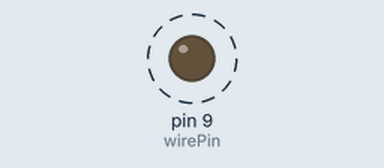
The sketch below on a simulated Arduino Uno, built with avr-gcc and run on an emulated ATmega328P. Parts: output pins drawn as LEDs (lit = HIGH). Dashed ring = blinking. What the sketch prints to the serial monitor is not drawn.

Above: at 0.2 s.
Timing chart, 0 to 3.0 s (numbered marks = the images above):
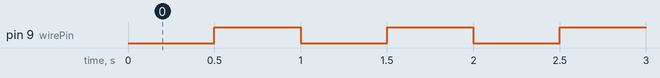

The sketch:

Transistor.ino
```cpp
int wirePin = 9;

void setup() {
  Serial.begin(9600);
  pinMode(wirePin, OUTPUT);
}

void loop() {


  digitalWrite(wirePin, LOW);
  Serial.println("01");
  delay(500);
  digitalWrite(wirePin, HIGH);
  Serial.println("02");
  delay(500);
}
```

Measured:
- by itself, pin 9 (wirePin): alternates HIGH for 0.50 s and LOW for 0.50 s
